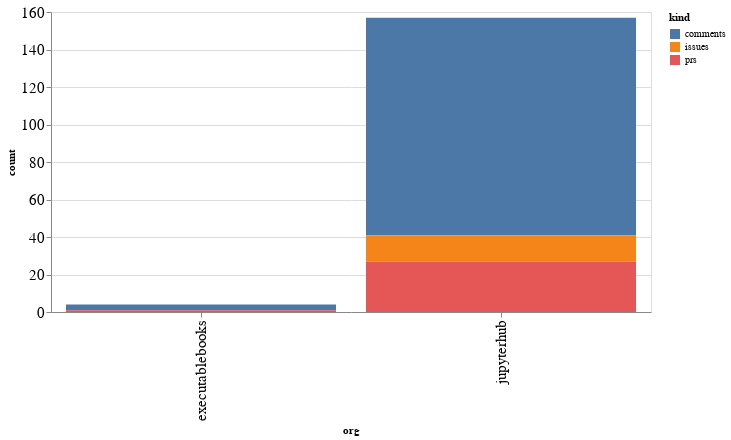

The cell this chart's notebook holds for it:
### Code cell
alt.Chart(org_summaries, width=600).mark_bar().encode(
    x='org',
    y='count',
    color='kind',
    tooltip="org"
)

### Figure 1 — Vega-Lite specification as saved in the notebook (floating-point values rounded to 4 significant figures)
{"config": {"axisLeft": {"labelFontSize": 15}, "axisBottom": {"labelFontSize": 15}}, "data": {"name": "data-449f93a65360aef17d6bb3444c1c45ef"}, "mark": "bar", "encoding": {"color": {"type": "nominal", "field": "kind"}, "tooltip": {"type": "nominal", "field": "org"}, "x": {"type": "nominal", "field": "org"}, "y": {"type": "quantitative", "field": "count"}}, "width": 600, "$schema": "https://vega.github.io/schema/vega-lite/v4.8.1.json", "datasets": {"data-449f93a65360aef17d6bb3444c1c45ef": [{"org": "executablebooks", "kind": "comments", "count": 3}, {"org": "executablebooks", "kind": "prs", "count": 1}, {"org": "jupyterhub", "kind": "comments", "count": 116}, {"org": "jupyterhub", "kind": "issues", "count": 14}, {"org": "jupyterhub", "kind": "prs", "count": 27}]}}
